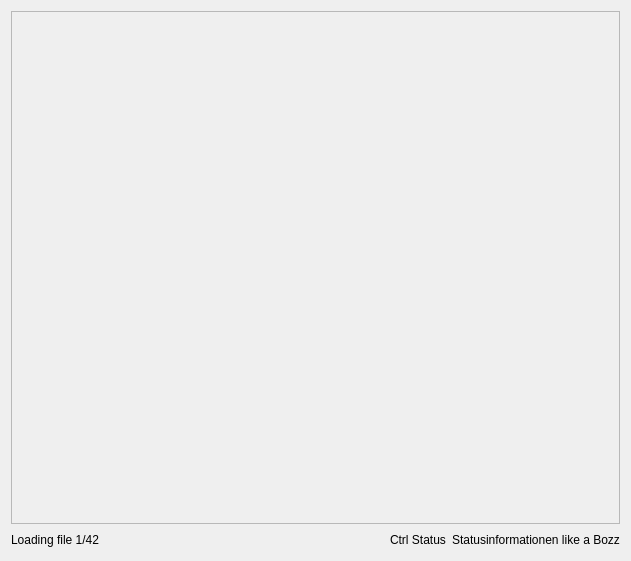
<?xml version="1.0" encoding="UTF-8"?>
<ui version="4.0">
 <class>Interpretation</class>
 <widget class="QWidget" name="Interpretation">
  <property name="geometry">
   <rect>
    <x>0</x>
    <y>0</y>
    <width>631</width>
    <height>561</height>
   </rect>
  </property>
  <property name="windowTitle">
   <string>Form</string>
  </property>
  <layout class="QVBoxLayout" name="verticalLayout">
   <item>
    <widget class="ScrollArea" name="scrollArea">
     <property name="sizePolicy">
      <sizepolicy hsizetype="Preferred" vsizetype="Expanding">
       <horstretch>0</horstretch>
       <verstretch>0</verstretch>
      </sizepolicy>
     </property>
     <property name="acceptDrops">
      <bool>true</bool>
     </property>
     <property name="styleSheet">
      <string notr="true"/>
     </property>
     <property name="verticalScrollBarPolicy">
      <enum>Qt::ScrollBarAsNeeded</enum>
     </property>
     <property name="widgetResizable">
      <bool>true</bool>
     </property>
     <widget class="QWidget" name="scrlAreaSignals">
      <property name="geometry">
       <rect>
        <x>0</x>
        <y>0</y>
        <width>611</width>
        <height>513</height>
       </rect>
      </property>
      <property name="sizePolicy">
       <sizepolicy hsizetype="Preferred" vsizetype="Expanding">
        <horstretch>0</horstretch>
        <verstretch>0</verstretch>
       </sizepolicy>
      </property>
      <property name="autoFillBackground">
       <bool>true</bool>
      </property>
      <property name="styleSheet">
       <string notr="true"/>
      </property>
     </widget>
    </widget>
   </item>
   <item>
    <layout class="QHBoxLayout" name="horizontalLayout">
     <item>
      <widget class="QLabel" name="lLoadingFile">
       <property name="text">
        <string>Loading file 1/42</string>
       </property>
      </widget>
     </item>
     <item>
      <spacer name="horizontalSpacer">
       <property name="orientation">
        <enum>Qt::Horizontal</enum>
       </property>
       <property name="sizeHint" stdset="0">
        <size>
         <width>40</width>
         <height>20</height>
        </size>
       </property>
      </spacer>
     </item>
     <item>
      <widget class="QLabel" name="lCtrlStatus">
       <property name="text">
        <string>Ctrl Status</string>
       </property>
      </widget>
     </item>
     <item>
      <widget class="QLabel" name="lShiftStatus">
       <property name="text">
        <string>Statusinformationen like a Bozz</string>
       </property>
      </widget>
     </item>
    </layout>
   </item>
  </layout>
 </widget>
 <customwidgets>
  <customwidget>
   <class>ScrollArea</class>
   <extends>QScrollArea</extends>
   <header>urh.ui.ScrollArea.h</header>
   <container>1</container>
  </customwidget>
 </customwidgets>
 <resources/>
 <connections/>
</ui>
